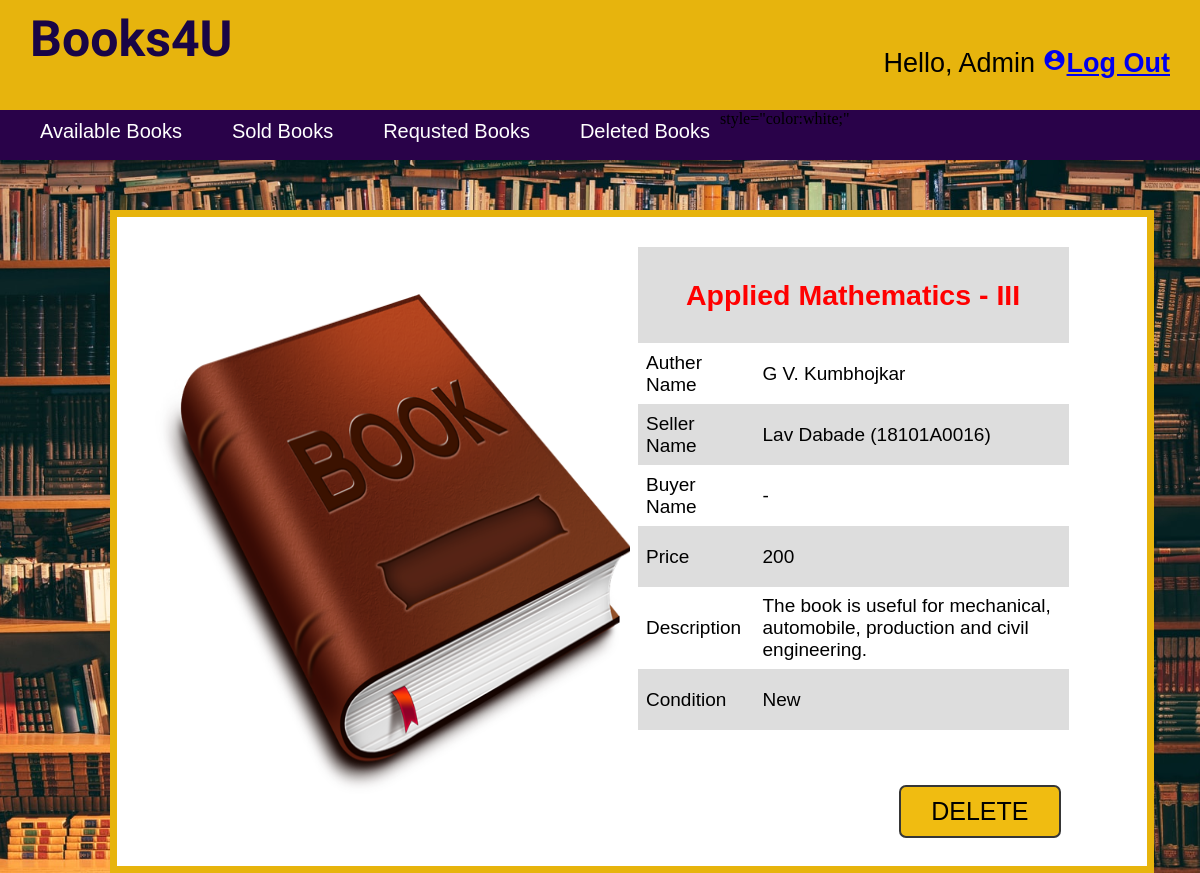
Page /admin_bookdetails.php?ID=4 (signed in) on the committed database.
### tables this page shows
CREATE TABLE `addbook` (
  `BookId` int(11) NOT NULL,
  `BookName` varchar(30) NOT NULL,
  `AuthName` varchar(20) NOT NULL,
  `Price` int(11) NOT NULL,
  `Description` varchar(255) NOT NULL,
  `BookCondition` varchar(15) NOT NULL,
  `Image` text NOT NULL,
  `RollNo` varchar(10) NOT NULL,
  `BuyStatus` varchar(6) NOT NULL,
  `Buyer` varchar(10) NOT NULL
);

CREATE TABLE `user` (
  `RollNo` varchar(10) NOT NULL,
  `FN` varchar(20) NOT NULL,
  `LN` varchar(20) NOT NULL,
  `Email` varchar(40) NOT NULL,
  `ContactNo` varchar(10) NOT NULL,
  `Password` varchar(15) NOT NULL
);

### admin_bookdetails.php (the view, shortened to what this page needs)
<?php
include("includes/connect.php");
if($_SESSION['username'] == true){
?>
    <!DOCTYPE html>
    <html lang="en">
    <head>
    </head>
    <body>
        <header>
            <div class="info">
                <div class="books">
                <b>Books4U</b>
            </div>
            <div class="carlog">
                <?php
                    echo "Hello, Admin ";
                ?>
                <b><a href="logout.php" class="px-1"><i class="material-icons" >account_circle</i><span>Log Out</span></a></b>
            </div>
        </header>
        <div class="s-content">
            <ul>
                <li><a href="admin_availablebooks.php">Available Books</a></li> style="color:white;"
                <li><a href="admin_soldbooks.php">Sold Books</a></li>
                <li><a href="admin_requestedbooks.php">Requsted Books</a></li>
                <li><a href="admin_deletedbooks.php">Deleted Books</a></li>
            </ul>
        </div>
            <?php
                $id = $_GET['ID'];
                $query = "SELECT * FROM addbook WHERE BookId = '$id'";
                $query_run = mysqli_query($conn, $query);
                foreach($query_run as $row){
            ?>
             <div class=" bookdetails">
                <table>
                    <tr>
                        <td rowspan = "9"><div class="booking"><?php echo '<img src = "uploads/'.$row['Image'].'" alt="book" height="500px" width="475px">'?></div></td>
                    </tr>
                    <tr>
                        <td colspan="2"><h2 style="color:red; margin-left: 40px;"><?php echo $row['BookName'] ?></h2></td>
                    </tr>
                    <tr>
                        <td>Auther Name</td>
                        <td><?php echo $row['AuthName'] ?></td>
                    </tr>
                    <tr>
                        <td>Seller Name</td>
                        <?php
                        $seller = $row['RollNo'];
                        $query2 = "SELECT * FROM user WHERE RollNo = '$seller'";
                        $query2_run = mysqli_query($conn,$query2);
                        $row2 = mysqli_fetch_assoc($query2_run);
                        ?>
                        <td><?php echo " " . $row2["FN"]. " " . $row2["LN"]. " (" . $row2["RollNo"]. ") "?></td>
                    </tr>
                    <tr>
                        <?php
                        if($row['BuyStatus'] == "OPEN")
                        {
                        ?>
                            <td>Buyer Name</td>
                            <td><?php echo "-"?></td>
                        <?php
                        }
                        ?>
                    </tr>
                    <tr>
                        <td>Price</td>
                        <td><?php echo $row['Price'] ?>
                    <tr>
                        <td>Description</td>
                        <td><?php echo $row['Description'] ?></td>
                    </tr>
                    <tr>
                        <td>Condition</td>
                        <td><?php echo $row['BookCondition'] ?></td>
                    </tr>
                    <tr>
                        <td colspan="2">
                            <?php
                                if($row['BuyStatus'] == "OPEN" ||  $row['BuyStatus'] == "DELETE"){
                            ?>
                                    <div style="float:right;"><a href="admin_delete.php?ID=<?php echo $row['BookId']?>" class= "button button1">DELETE</a></div>
                            <?php
                                }
                                else{
                                    echo "Connot be Modify";
                                }
                            ?>
                        </td>
                    </tr>
                </table>
            </div>
            <?php
                }
            ?>
    </body>
<?php
}
else{
    header('location: login.php');
}

### admin_bookdetails.php (style rules this page uses)
body { margin: 0; padding: 0; background: url(images/home.jpg); background-size: cover; background-position: center; box-sizing: border-box; }
header { background-color: rgb(231, 180, 13); padding: 10px; height:90px; }
.s-content ul { list-style-type: none; margin: 0; padding: 0; overflow: hidden; background-color: rgb(41, 2, 73); height: 50px; }
.s-content ul li { float: left; }
.s-content ul li a { display: block; color: white; text-align: center; padding: 10px; text-decoration: none; margin-left:30px; font-size:20px; font-family: 'Gill Sans', 'Gill Sans MT', Calibri, 'Trebuchet MS', sans-serif; }
.books { float:left; font-size:50px; color:rgb(25, 5, 70); font-family: 'Michroma', sans-serif; margin-left:20px; }
.carlog { float:right; margin-top:38px; color:black; font-size:27px; font-family: 'Gill Sans', 'Gill Sans MT', Calibri, 'Trebuchet MS', sans-serif; margin-right:20px; }
.bookdetails { width: 87%; height: auto; background: white; color: black; box-sizing: border-box; padding: 30px 30px 20px 30px; margin: 50px 110px 0px 110px; font-family: Sans-serif; border: solid 7px rgb(231, 180, 13); }
.button { border: none; color: white; padding: 10px 30px; text-align: center; text-decoration: none; display: inline-block; font-size: 25px; margin-top: 47px; transition-duration: 0.4s; cursor: pointer; border-radius: 7px; }
.button1 { background-color: rgb(240, 188, 17); color: black; border: 2px solid #363636; }
table { font-family: sans-serif; border-collapse: collapse; width: 95%; font-size: 19px; }
td, th { height:45px; text-align: left; padding: 8px; }
tr:nth-child(even) { background-color: #dddddd; }

### rows in the picture
addbook: Image (picture), BookName "Applied Mathematics - III", AuthName "G V. Kumbhojkar", user.FN "Lav", user.LN "Dabade", user.RollNo "18101A0016", BuyStatus "Buyer Name", Price "200", Description "The book is useful for mechanical, automobile, production and civil engineering.", BookCondition "New"
